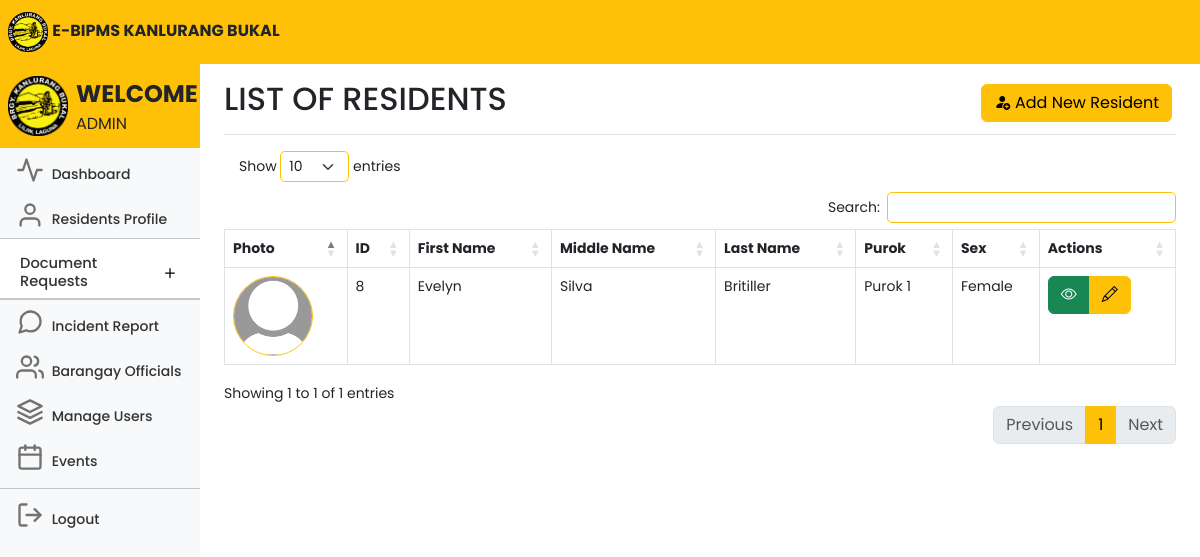
/adminresidentssenior.php (signed in), run on the app's committed database.
### tables this page shows
CREATE TABLE `users` (
  `id` int(11) NOT NULL,
  `userID` varchar(100) NOT NULL,
  `firstname` varchar(100) NOT NULL,
  `middlename` varchar(100) NOT NULL,
  `lastname` varchar(100) NOT NULL,
  `sex` varchar(100) NOT NULL,
  `birthday` varchar(100) NOT NULL,
  `age` int(11) NOT NULL,
  `house_no` varchar(100) NOT NULL,
  `purok` varchar(100) NOT NULL,
  `civilstatus` varchar(100) NOT NULL,
  `voter` varchar(100) NOT NULL,
  `is_special_group` tinyint(1) NOT NULL,
  `specialgroup` varchar(100) NOT NULL,
  `members` int(11) NOT NULL,
  `housingstatus` varchar(100) NOT NULL,
  `employmentstatus` varchar(100) NOT NULL,
  `yearsliving` varchar(100) NOT NULL,
  `phonenumber` varchar(15) NOT NULL,
  `email` varchar(100) NOT NULL,
  `username` varchar(100) NOT NULL,
  `password` varchar(100) NOT NULL,
  `profile_picture` varchar(255) NOT NULL,
  `proof` varchar(255) NOT NULL,
  `status` text NOT NULL,
  `isEditable` tinyint(2) NOT NULL,
  `last_username_change` datetime NOT NULL DEFAULT current_timestamp(),
  `last_password_change` datetime NOT NULL DEFAULT current_timestamp()
);

### adminresidentssenior.php (the view, shortened to what this page needs)
<!DOCTYPE html>
<html lang="en">
<head>
	<link rel="stylesheet" href="https://cdn.jsdelivr.net/npm/bootstrap-icons@1.10.5/font/bootstrap-icons.css">
	<link href="css/bootstrap.min.css" rel="stylesheet">
	<link rel="stylesheet" href="css/style.css">
	<link rel="stylesheet" href="DataTables/datatables.css" />
	<link rel="stylesheet"
		href="https://cdnjs.cloudflare.com/ajax/libs/twitter-bootstrap/5.3.0/css/bootstrap.min.css" />
	<link rel="stylesheet" href="https://cdn.datatables.net/1.13.7/css/dataTables.bootstrap5.min.css" />
	<link rel="stylesheet" href="https://cdn.datatables.net/buttons/2.3.6/css/buttons.dataTables.min.css" />
	<link rel="stylesheet" href="DataTables/datatables.css" />
	<link href="dashboard.css" rel="stylesheet">
</head>
<body>
	<header class="navbar navbar-light sticky-top bg-warning flex-md-nowrap p-0 ">
		<a class="navbar-brand px-2 fs-6 text-dark">
			<img src="kanlurangbukal.png" width="40">
			<b>E-BIPMS KANLURANG BUKAL</b>
		</a>
	</header>
	<div class="container-fluid">
		<div class="row">
			<nav id="sidebarMenu" class="col-md-3 col-lg-2 d-md-block bg-body-tertiary sidebar collapse">
				<div class="position-sticky pt-2 mt-2 sidebar-sticky bg-light">
					<ul class="nav flex-column">
						<a class="navbar-brand px-2 fs-6 bg-warning">
							<img class="float-start" src="kanlurangbukal.png" width="60">
							<span class="fs-4 px-2 text-dark"><b>WELCOME</b></span>
							<br>
							<span class="fs-6 px-2 text-dark" style="text-transform: uppercase;">
								<?php echo $_SESSION['user'] ?>
							</span>
						</a>
						<li class="nav-item fs-7">
							<a class="nav-link" aria-current="page" href="adminhome.php">
								<span data-feather="activity" class="align-text-bottom feather-48"></span>
								Dashboard
							</a>
						</li>
						<li class="nav-item fs-7">
							<a class="nav-link" aria-current="page" href="adminresidents.php">
								<span data-feather="user" class="align-text-bottom feather-48"></span>
								Residents Profile
							</a>
						</li>
						<li class="nav-item fs-7">
							<div class="accordion accordion-flush" id="accordionFlushExample">
								<div class="accordion-item">
									<h2 class="accordion-header fs-7">
										<button class="accordion-button collapsed fs-7 pt-3 pb-2 nav-link"
											style="font-size:11pt;" type="button" data-bs-toggle="collapse"
											data-bs-target="#flush-collapseOne" aria-expanded="false"
											aria-controls="flush-collapseOne">
											Document Requests
										</button>
									</h2>
									<hr class="mt-0 mb-0">
								</div>
						</li>
						<hr class="mt-0 mb-0">
						<li class="nav-item fs-7">
							<a class="nav-link" href="adminincidentreport">
								<span data-feather="message-circle" class="align-text-bottom feather-48"></span>
								Incident Report
							</a>
						</li>
						<li class="nav-item fs-7">
							<a class="nav-link" href="adminofficials.php">
								<span data-feather="users" class="align-text-bottom feather-48"></span>
								Barangay Officials
							</a>
						</li>
						<li class="nav-item fs-7">
							<a class="nav-link" href="adminusers.php">
								<span data-feather="layers" class="align-text-bottom feather-48"></span>
								Manage Users
							</a>
						</li>
						<li class="nav-item fs-7">
							<a class="nav-link" href="adminevents.php">
								<span data-feather="calendar" class="align-text-bottom feather-48"></span>
								Events
							</a>
						</li>
						<hr class="mt-2 mb-1">
						<li class="nav-item fs-7">
							<a class="nav-link" href="adminlogout.php">
								<span data-feather="log-out" class="align-text-bottom feather-48"></span>
								Logout
							</a>
						</li>
					</ul>
				</div>
			</nav>
			<main class="col-md-9 ms-sm-auto col-lg-10 px-md-4">
				<div
					class="d-flex justify-content-between flex-wrap flex-md-nowrap align-items-center pt-3 pb-2 mb-3 border-bottom">
					<h1 class="h2">LIST OF RESIDENTS</h1>
					<div class="btn-toolbar mb-2 mb-md-0">
						<div class="btn-group me-1">
							<a href="adminaddresidents.php" class="btn btn-md btn-warning"><i
									class="bi bi-person-fill-add">
								</i>Add New Resident</a>
						</div>
					</div>
				</div>
				<div class="table-responsive">
					<div class="data_table">
						<table id="myTable" class="table table-bordered" style="width:100%">
							<thead>
								<tr>
									<th scope="col">Photo</th>
									<th scope="col">ID</th>
									<th scope="col">First Name</th>
									<th scope="col">Middle Name</th>
									<th scope="col">Last Name</th>
									<th scope="col">Purok</th>
									<th scope="col">Sex</th>
									<th scope="col">Actions</th>
								</tr>
							</thead>
							<tbody>
								<?php
								include 'conn.php';
								$query = "SELECT * FROM users WHERE specialGroup='Senior Citizen'";
								$query_run = mysqli_query($conn, $query);
								if (mysqli_num_rows($query_run) > 0) {
									foreach ($query_run as $items) {
										?>
										<tr>
											<td style="display: block; margin-left: auto; margin-right: auto;">
												<?php
												if (!empty($items['profile_picture'])) {
													echo '<img class="rounded-circle border border-warning" src="' . $items['profile_picture'] . '" alt="Profile Picture" width="80">';
												} else {
													echo '<img class="rounded-circle border border-warning" src="default-profile-pic.jpg" alt="Profile Picture" width="80">';
												}
												?>
											</td>
											<td>
												<?= $items['id']; ?>
											</td>
											<td>
												<?= $items['firstname']; ?>
											</td>
											<td>
												<?= $items['middlename']; ?>
											</td>
											<td>
												<?= $items['lastname']; ?>
											</td>
											<td>
												<?= $items['purok']; ?>
											</td>
											<td>
												<?= $items['sex']; ?>
											</td>
											<td class="text-right">
												<div class="btn-group me-2">
													<button type="button" class="btn btn-success" data-bs-toggle="modal"
														data-bs-target="#viewModal<?= $items['id']; ?>">
														<i class="bi bi-eye"></i>
													</button>
													<?php if ($items['isEditable'] == 1): ?>
														<a href="admineditresidents.php?id=<?= $items['id']; ?>"
															class="btn btn-warning">
															<i class="bi bi-pencil"></i>
														</a>
													<?php endif; ?>
												</div>
											</td>
										</tr>
										<?php
									}
								}
								?>
							</tbody>
						</table>
					</div>
				</div>
			</main>
		</div>
	</div>
</body>
</html>

### css/style.css (style rules this page uses)
* { margin: 0; padding: 0; font-size: 10; font-family: 'Poppins', sans-serif; scroll-behavior: smooth; }

### dashboard.css (style rules this page uses)
body { font-size: .875rem; }
.feather { width: 16px; height: 16px; }
.sidebar { position: fixed; top: 0; bottom: 0; left: 0; z-index: 100; padding: 48px 0 0; box-shadow: inset -1px 0 0 rgba(0, 0, 0, .1); }
.sidebar-sticky { height: calc(100vh - 48px); overflow-x: hidden; overflow-y: auto; }
.sidebar .nav-link { font-weight: 500; color: #333; }
.sidebar .nav-link .feather { margin-right: 4px; color: #727272; }
.navbar-brand { padding-top: .75rem; padding-bottom: .75rem; }
.feather-48 { width: 28px; height: 28px; }

### adminresidentssenior.php (style rules this page uses)
.accordion { --bs-accordion-active-bg: #ffc107; --bs-accordion-active-color: #212529; --bs-accordion-btn-focus-box-shadow: none; }
.accordion-button::after { transition: all 0.5s; }

### data on the page
users: id "8", firstname "Evelyn", middlename "Silva", lastname "Britiller", purok "Purok 1", sex "Female"

### other printed values
$_SESSION['user'] "ADMIN"
